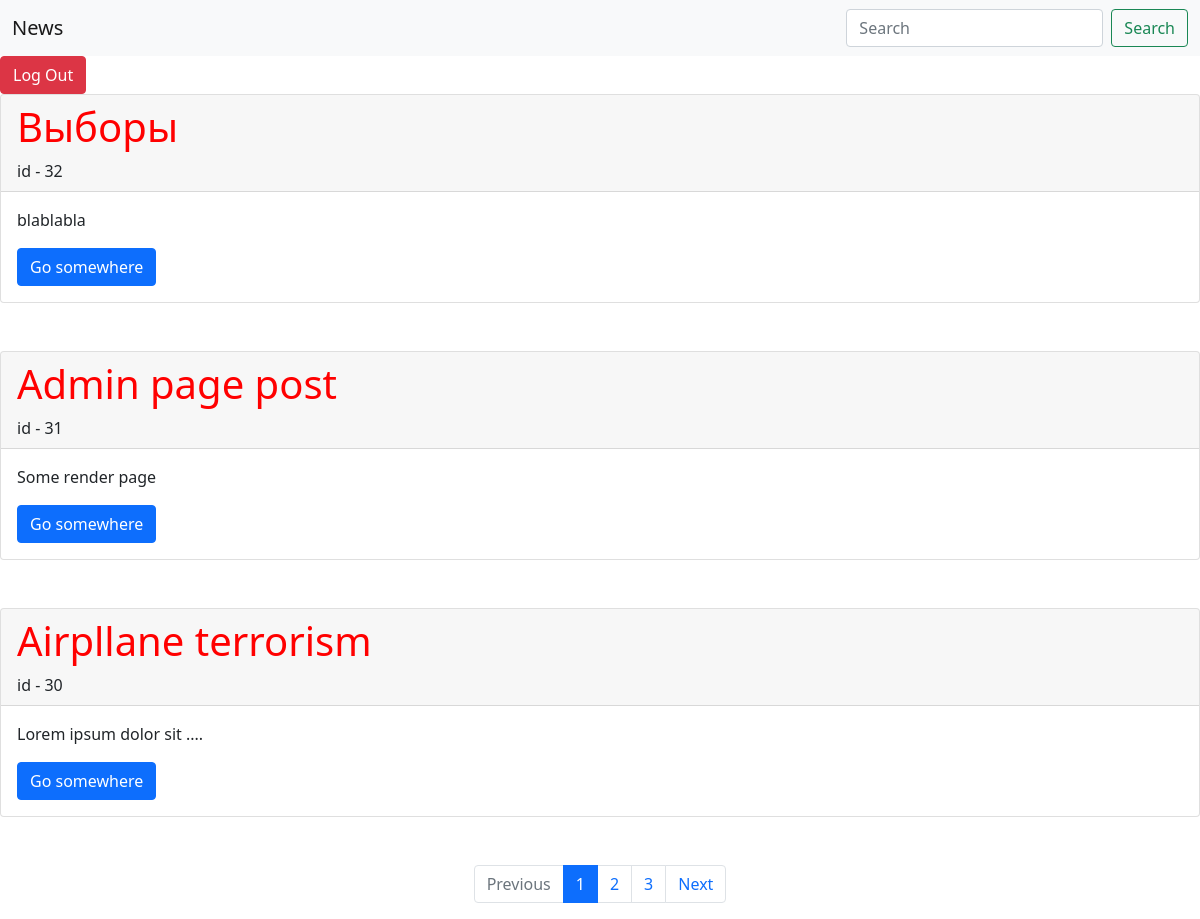
Screenshot of /posts/ (signed in) with the database file from the repository.
### posts/models.py (models this page shows, shortened)
class Post(models.Model):
    author = models.ForeignKey(User, on_delete=models.SET_NULL, null=True, related_name='posts')
    title = models.CharField(max_length=128)
    body = models.TextField()
    published_date = models.DateField(auto_now_add=True)
    def get_absolute_url(self):
        return reverse('post_detail_url', kwargs={'id': self.id})
    class Meta:
        verbose_name = 'Пост'
        verbose_name_plural = ' Посты'
        ordering = ['-id', ]

### posts/views.py (the view)
# urls.py: path('', posts_list_view, name='posts_list_url'),
def posts_list_view(request):
    if not request.user.is_authenticated:
        return redirect(reverse('login_url'))
    if request.method == 'GET':
        if request.user.role == User.UserType.ORDINARY:
            posts = request.user.posts.all()
        else:
            posts = Post.objects.all()
        search_param = request.GET.get('search')
        if search_param:
            posts = posts.filter(title__icontains=search_param)
        page_number = request.GET.get('page', 1)
        paginator = Paginator(posts, 3)
        page = paginator.get_page(page_number)
        if page.has_next():
            next_url = f'?page={page.number + 1}'
        else:
            next_url = f'?page={page.number}'
        if page.has_previous():
            previous_url = f'?page={page.number - 1}'
        else:
            previous_url = f'?page={page.number}'
        context = {'page': page,
                   'next_url': next_url,
                   'previous_url': previous_url,
                   'posts':posts}
        return render(request, 'posts/index.html', context=context)

### posts/forms.py
class SearchForm(forms.Form):
    search_param = forms.CharField(widget=forms.TextInput(attrs={'class': 'form-control me-2', 'type': 'search', 'placeholder': 'Search', 'aria-label':'Search'},))

### posts/forms.py (called while the page is built)
def add_search_form(request):
    search_form = SearchForm()
    return {'search_form': search_form}

### templates/posts/index.html (shortened to what this page needs)
{% extends 'base.html' %}
{% block content %}
    {% for post in page.object_list %}
        <div class="card mb-5">
            <div class="card-header">
                <h1>{{post.title}}</h1>
                id - {{post.id}}
            </div>
        <div class="card-body">
            <p class="card-text">{{post.body | truncatewords:15}}</p>
            <a href="{{post.get_absolute_url}}" class="btn btn-primary">Go somewhere</a>
        </div>
    </div>
    {% endfor %}
    {% if page.has_other_pages %}
    <nav aria-label="Page navigation example">
      <ul class="pagination justify-content-center">
        <li class="page-item {% if not page.has_previous %} disabled {% endif %}"><a class="page-link" href="{{previous_url}}" tabindex="-1" aria-disabled="true">Previous</a>
        </li>
        {% for i in page.paginator.page_range %}
         {% if page.number == i %}
         <li class="page-item active">
         <a class="page-link" href="?page={{n}}">{{i}}</a></li>
         {% elif i > page.number|add:-3 and i < page.number|add:3 %}
         <li class="page-item"><a class="page-link" href="?page={{i}}">{{ i }}</a></li>
         <li class="page-item">
         {% endif %}
         {% endfor %}
          <li class="page-item {% if not page.has_next %} disabled {% endif %}">
          <a class="page-link" href="{{next_url}}">Next</a>
        </li>
      </ul>
    </nav>
    {% endif %}
{% endblock %}

### static/css/style.css (style rules this page uses)
h1 { color: red; }

### rows the page displays
Post: title "Выборы", id "32", body "blablabla"
Post: title "Admin page post", id "31", body "Some render page"
Post: title "Airpllane terrorism", id "30", body "Lorem ipsum dolor sit ...."

### other values shown
{{ i }} "1"
{{ i }} "2" "3"
